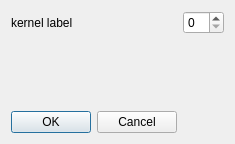
<?xml version="1.0" encoding="UTF-8"?>
<ui version="4.0">
 <class>MedianBlurWindow</class>
 <widget class="QDialog" name="MedianBlurWindow">
  <property name="geometry">
   <rect>
    <x>0</x>
    <y>0</y>
    <width>194</width>
    <height>144</height>
   </rect>
  </property>
  <property name="windowTitle">
   <string>MedianBlurWindow</string>
  </property>
  <layout class="QFormLayout" name="formLayout">
   <item row="0" column="0">
    <widget class="QLabel" name="KernelSize">
     <property name="text">
      <string>kernel label</string>
     </property>
    </widget>
   </item>
   <item row="2" column="0">
    <widget class="QDialogButtonBox" name="buttonBox">
     <property name="sizePolicy">
      <sizepolicy hsizetype="Minimum" vsizetype="Fixed">
       <horstretch>0</horstretch>
       <verstretch>0</verstretch>
      </sizepolicy>
     </property>
     <property name="standardButtons">
      <set>QDialogButtonBox::Cancel|QDialogButtonBox::Ok</set>
     </property>
    </widget>
   </item>
   <item row="1" column="0">
    <spacer name="verticalSpacer">
     <property name="orientation">
      <enum>Qt::Vertical</enum>
     </property>
     <property name="sizeHint" stdset="0">
      <size>
       <width>20</width>
       <height>40</height>
      </size>
     </property>
    </spacer>
   </item>
   <item row="0" column="1">
    <widget class="QSpinBox" name="kernel"/>
   </item>
  </layout>
 </widget>
 <layoutdefault spacing="6" margin="11"/>
 <resources/>
 <connections/>
</ui>
